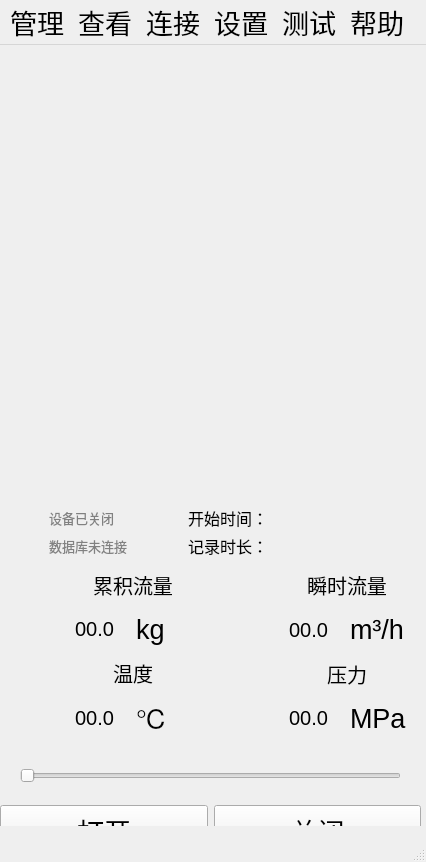
<?xml version="1.0" encoding="UTF-8"?>
<ui version="4.0">
 <class>MyMainWindow</class>
 <widget class="QMainWindow" name="MyMainWindow">
  <property name="geometry">
   <rect>
    <x>0</x>
    <y>0</y>
    <width>426</width>
    <height>862</height>
   </rect>
  </property>
  <property name="sizePolicy">
   <sizepolicy hsizetype="Fixed" vsizetype="Fixed">
    <horstretch>0</horstretch>
    <verstretch>0</verstretch>
   </sizepolicy>
  </property>
  <property name="font">
   <font>
    <pointsize>20</pointsize>
   </font>
  </property>
  <property name="windowTitle">
   <string>流量仪表管理</string>
  </property>
  <property name="styleSheet">
   <string notr="true"/>
  </property>
  <widget class="QWidget" name="centralwidget">
   <property name="sizePolicy">
    <sizepolicy hsizetype="Fixed" vsizetype="Fixed">
     <horstretch>0</horstretch>
     <verstretch>0</verstretch>
    </sizepolicy>
   </property>
   <property name="minimumSize">
    <size>
     <width>0</width>
     <height>0</height>
    </size>
   </property>
   <widget class="QSlider" name="horizontalSlider">
    <property name="geometry">
     <rect>
      <x>20</x>
      <y>720</y>
      <width>381</width>
      <height>22</height>
     </rect>
    </property>
    <property name="minimumSize">
     <size>
      <width>381</width>
      <height>22</height>
     </size>
    </property>
    <property name="minimum">
     <number>0</number>
    </property>
    <property name="maximum">
     <number>100</number>
    </property>
    <property name="orientation">
     <enum>Qt::Horizontal</enum>
    </property>
   </widget>
   <widget class="QWidget" name="layoutWidget">
    <property name="geometry">
     <rect>
      <x>0</x>
      <y>760</y>
      <width>421</width>
      <height>51</height>
     </rect>
    </property>
    <layout class="QHBoxLayout" name="horizontalLayout">
     <item>
      <widget class="QPushButton" name="pushButton_open">
       <property name="sizePolicy">
        <sizepolicy hsizetype="Preferred" vsizetype="Preferred">
         <horstretch>0</horstretch>
         <verstretch>0</verstretch>
        </sizepolicy>
       </property>
       <property name="text">
        <string>打开</string>
       </property>
       <property name="shortcut">
        <string>Ctrl+R</string>
       </property>
      </widget>
     </item>
     <item>
      <widget class="QPushButton" name="pushButton_close">
       <property name="sizePolicy">
        <sizepolicy hsizetype="Preferred" vsizetype="Preferred">
         <horstretch>0</horstretch>
         <verstretch>0</verstretch>
        </sizepolicy>
       </property>
       <property name="text">
        <string>关闭</string>
       </property>
       <property name="shortcut">
        <string>Ctrl+C</string>
       </property>
      </widget>
     </item>
    </layout>
   </widget>
   <widget class="QLabel" name="label_ll">
    <property name="geometry">
     <rect>
      <x>20</x>
      <y>410</y>
      <width>381</width>
      <height>41</height>
     </rect>
    </property>
    <property name="font">
     <font>
      <pointsize>12</pointsize>
     </font>
    </property>
    <property name="text">
     <string/>
    </property>
   </widget>
   <widget class="QWidget" name="layoutWidget">
    <property name="geometry">
     <rect>
      <x>0</x>
      <y>521</y>
      <width>421</width>
      <height>171</height>
     </rect>
    </property>
    <layout class="QHBoxLayout" name="horizontalLayout_6" stretch="2,5,2,5">
     <item>
      <spacer name="horizontalSpacer_2">
       <property name="orientation">
        <enum>Qt::Horizontal</enum>
       </property>
       <property name="sizeHint" stdset="0">
        <size>
         <width>40</width>
         <height>20</height>
        </size>
       </property>
      </spacer>
     </item>
     <item>
      <layout class="QVBoxLayout" name="verticalLayout">
       <item>
        <widget class="QLabel" name="label">
         <property name="font">
          <font>
           <pointsize>15</pointsize>
          </font>
         </property>
         <property name="text">
          <string>累积流量</string>
         </property>
         <property name="alignment">
          <set>Qt::AlignCenter</set>
         </property>
        </widget>
       </item>
       <item>
        <layout class="QHBoxLayout" name="horizontalLayout_2">
         <item>
          <widget class="QLabel" name="label_leiji">
           <property name="font">
            <font>
             <pointsize>15</pointsize>
            </font>
           </property>
           <property name="text">
            <string>00.0</string>
           </property>
           <property name="alignment">
            <set>Qt::AlignCenter</set>
           </property>
          </widget>
         </item>
         <item>
          <widget class="QLabel" name="label_2">
           <property name="text">
            <string>kg</string>
           </property>
          </widget>
         </item>
        </layout>
       </item>
       <item>
        <widget class="QLabel" name="label_wen">
         <property name="font">
          <font>
           <pointsize>15</pointsize>
          </font>
         </property>
         <property name="text">
          <string>温度</string>
         </property>
         <property name="alignment">
          <set>Qt::AlignCenter</set>
         </property>
        </widget>
       </item>
       <item>
        <layout class="QHBoxLayout" name="horizontalLayout_4">
         <item>
          <widget class="QLabel" name="label_wendu">
           <property name="font">
            <font>
             <pointsize>15</pointsize>
            </font>
           </property>
           <property name="text">
            <string>00.0</string>
           </property>
           <property name="alignment">
            <set>Qt::AlignCenter</set>
           </property>
          </widget>
         </item>
         <item>
          <widget class="QLabel" name="label_4">
           <property name="text">
            <string>℃</string>
           </property>
          </widget>
         </item>
        </layout>
       </item>
      </layout>
     </item>
     <item>
      <spacer name="horizontalSpacer">
       <property name="orientation">
        <enum>Qt::Horizontal</enum>
       </property>
       <property name="sizeHint" stdset="0">
        <size>
         <width>40</width>
         <height>20</height>
        </size>
       </property>
      </spacer>
     </item>
     <item>
      <layout class="QVBoxLayout" name="verticalLayout_2">
       <item>
        <widget class="QLabel" name="label_7">
         <property name="font">
          <font>
           <pointsize>15</pointsize>
          </font>
         </property>
         <property name="text">
          <string>瞬时流量</string>
         </property>
         <property name="alignment">
          <set>Qt::AlignCenter</set>
         </property>
        </widget>
       </item>
       <item>
        <layout class="QHBoxLayout" name="horizontalLayout_3">
         <item>
          <widget class="QLabel" name="label_sv">
           <property name="font">
            <font>
             <pointsize>15</pointsize>
            </font>
           </property>
           <property name="text">
            <string>00.0</string>
           </property>
           <property name="alignment">
            <set>Qt::AlignCenter</set>
           </property>
          </widget>
         </item>
         <item>
          <widget class="QLabel" name="label_3">
           <property name="text">
            <string>m³/h</string>
           </property>
          </widget>
         </item>
        </layout>
       </item>
       <item>
        <widget class="QLabel" name="label_yl">
         <property name="font">
          <font>
           <pointsize>15</pointsize>
          </font>
         </property>
         <property name="text">
          <string>压力</string>
         </property>
         <property name="alignment">
          <set>Qt::AlignCenter</set>
         </property>
        </widget>
       </item>
       <item>
        <layout class="QHBoxLayout" name="horizontalLayout_5">
         <item>
          <widget class="QLabel" name="label_yali">
           <property name="font">
            <font>
             <pointsize>15</pointsize>
            </font>
           </property>
           <property name="text">
            <string>00.0</string>
           </property>
           <property name="alignment">
            <set>Qt::AlignCenter</set>
           </property>
          </widget>
         </item>
         <item>
          <widget class="QLabel" name="label_5">
           <property name="text">
            <string>MPa</string>
           </property>
          </widget>
         </item>
        </layout>
       </item>
      </layout>
     </item>
    </layout>
   </widget>
   <widget class="QWidget" name="layoutWidget">
    <property name="geometry">
     <rect>
      <x>49</x>
      <y>461</y>
      <width>361</width>
      <height>51</height>
     </rect>
    </property>
    <layout class="QHBoxLayout" name="horizontalLayout_9" stretch="3,5">
     <item>
      <layout class="QVBoxLayout" name="verticalLayout_3">
       <item>
        <widget class="QLabel" name="label_run">
         <property name="font">
          <font>
           <pointsize>10</pointsize>
          </font>
         </property>
         <property name="styleSheet">
          <string notr="true">color: rgb(129, 129, 129);</string>
         </property>
         <property name="text">
          <string>设备已关闭</string>
         </property>
         <property name="alignment">
          <set>Qt::AlignLeading|Qt::AlignLeft|Qt::AlignVCenter</set>
         </property>
        </widget>
       </item>
       <item>
        <widget class="QLabel" name="label_shuju_status">
         <property name="font">
          <font>
           <pointsize>10</pointsize>
          </font>
         </property>
         <property name="styleSheet">
          <string notr="true">color: rgb(129, 129, 129);</string>
         </property>
         <property name="text">
          <string>数据库未连接</string>
         </property>
         <property name="alignment">
          <set>Qt::AlignLeading|Qt::AlignLeft|Qt::AlignVCenter</set>
         </property>
        </widget>
       </item>
      </layout>
     </item>
     <item>
      <layout class="QVBoxLayout" name="verticalLayout_4">
       <item>
        <layout class="QHBoxLayout" name="horizontalLayout_8" stretch="3,7">
         <item>
          <widget class="QLabel" name="label_">
           <property name="font">
            <font>
             <pointsize>12</pointsize>
            </font>
           </property>
           <property name="text">
            <string>开始时间：</string>
           </property>
          </widget>
         </item>
         <item>
          <widget class="QLabel" name="label_start_time">
           <property name="font">
            <font>
             <pointsize>10</pointsize>
            </font>
           </property>
           <property name="text">
            <string/>
           </property>
          </widget>
         </item>
        </layout>
       </item>
       <item>
        <layout class="QHBoxLayout" name="horizontalLayout_7" stretch="3,7">
         <item>
          <widget class="QLabel" name="label_run_time">
           <property name="font">
            <font>
             <pointsize>12</pointsize>
            </font>
           </property>
           <property name="text">
            <string>记录时长：</string>
           </property>
          </widget>
         </item>
         <item>
          <widget class="QLabel" name="label_time">
           <property name="font">
            <font>
             <pointsize>10</pointsize>
            </font>
           </property>
           <property name="text">
            <string/>
           </property>
          </widget>
         </item>
        </layout>
       </item>
      </layout>
     </item>
    </layout>
   </widget>
  </widget>
  <widget class="QMenuBar" name="menubar">
   <property name="geometry">
    <rect>
     <x>0</x>
     <y>0</y>
     <width>426</width>
     <height>23</height>
    </rect>
   </property>
   <widget class="QMenu" name="menu">
    <property name="title">
     <string>管理</string>
    </property>
    <addaction name="action_5"/>
   </widget>
   <widget class="QMenu" name="menu_2">
    <property name="title">
     <string>查看</string>
    </property>
    <addaction name="action_2"/>
   </widget>
   <widget class="QMenu" name="menu_3">
    <property name="title">
     <string>设置</string>
    </property>
    <addaction name="action_3"/>
    <addaction name="action"/>
   </widget>
   <widget class="QMenu" name="menu_4">
    <property name="title">
     <string>帮助</string>
    </property>
    <addaction name="action_Qt"/>
   </widget>
   <widget class="QMenu" name="menu_5">
    <property name="title">
     <string>连接</string>
    </property>
    <widget class="QMenu" name="menu_6">
     <property name="title">
      <string>数据库</string>
     </property>
     <addaction name="actionMySQL"/>
    </widget>
    <addaction name="menu_6"/>
   </widget>
   <widget class="QMenu" name="menu_7">
    <property name="title">
     <string>测试</string>
    </property>
    <addaction name="action_6"/>
   </widget>
   <addaction name="menu"/>
   <addaction name="menu_2"/>
   <addaction name="menu_5"/>
   <addaction name="menu_3"/>
   <addaction name="menu_7"/>
   <addaction name="menu_4"/>
  </widget>
  <widget class="QStatusBar" name="statusbar"/>
  <action name="action_2">
   <property name="text">
    <string>采集数据</string>
   </property>
   <property name="shortcut">
    <string>F2</string>
   </property>
  </action>
  <action name="actionMySQL">
   <property name="text">
    <string>MySQL</string>
   </property>
   <property name="shortcut">
    <string>F3</string>
   </property>
  </action>
  <action name="action_Qt">
   <property name="text">
    <string>关于Qt</string>
   </property>
   <property name="shortcut">
    <string>F11</string>
   </property>
  </action>
  <action name="action_3">
   <property name="text">
    <string>参数</string>
   </property>
   <property name="shortcut">
    <string>F4</string>
   </property>
  </action>
  <action name="action_5">
   <property name="text">
    <string>仓库</string>
   </property>
   <property name="shortcut">
    <string>F1</string>
   </property>
  </action>
  <action name="action_6">
   <property name="text">
    <string>串口通信</string>
   </property>
   <property name="shortcut">
    <string>F6</string>
   </property>
  </action>
  <action name="action">
   <property name="text">
    <string>串口</string>
   </property>
   <property name="shortcut">
    <string>F5</string>
   </property>
  </action>
 </widget>
 <resources/>
 <connections/>
</ui>
